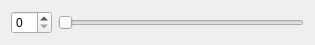
<?xml version="1.0" encoding="UTF-8"?>
<ui version="4.0">
 <class>SmallWidget</class>
 <widget class="QWidget" name="SmallWidget">
  <property name="geometry">
   <rect>
    <x>0</x>
    <y>0</y>
    <width>315</width>
    <height>44</height>
   </rect>
  </property>
  <property name="windowTitle">
   <string>Form</string>
  </property>
  <layout class="QHBoxLayout" name="horizontalLayout">
   <item>
    <widget class="QSpinBox" name="spinBox"/>
   </item>
   <item>
    <widget class="QSlider" name="horizontalSlider">
     <property name="orientation">
      <enum>Qt::Horizontal</enum>
     </property>
    </widget>
   </item>
  </layout>
 </widget>
 <resources/>
 <connections/>
</ui>
